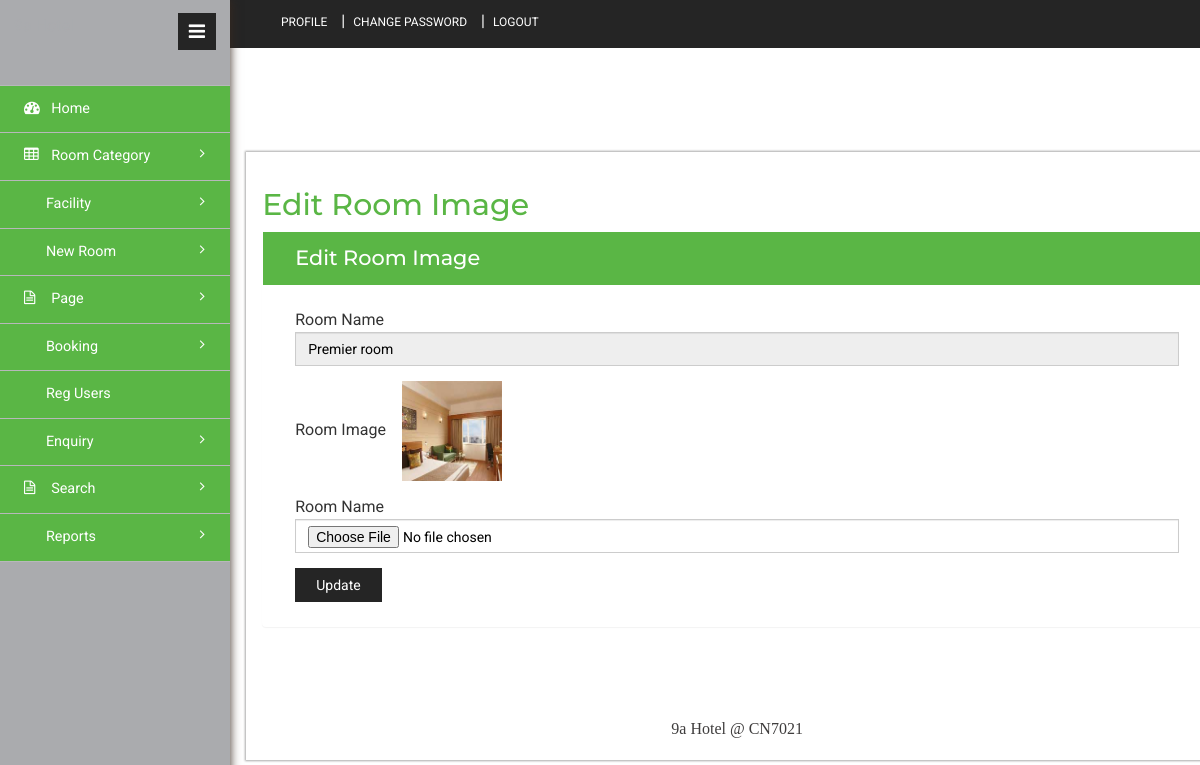
The app's page /admin/changeimage.php?editid=1 (signed in) with its own data.
### tables this page shows
CREATE TABLE `tblroom` (
  `ID` int(10) NOT NULL,
  `RoomType` int(10) DEFAULT NULL,
  `RoomName` varchar(200) DEFAULT NULL,
  `MaxAdult` int(5) DEFAULT NULL,
  `MaxChild` int(5) DEFAULT NULL,
  `RoomDesc` mediumtext DEFAULT NULL,
  `NoofBed` int(5) DEFAULT NULL,
  `Image` varchar(200) DEFAULT NULL,
  `RoomFacility` varchar(200) DEFAULT NULL,
  `CreationDate` timestamp NULL DEFAULT current_timestamp()
);

### admin/changeimage.php (the view, shortened to what this page needs)
<?php
include('includes/dbconnection.php');
if (strlen($_SESSION['hbmsaid']==0)) {
  header('location:logout.php');
  } else{
  ?>
<!DOCTYPE HTML>
<html>
<head>
<link href="css/bootstrap.min.css" rel='stylesheet' type='text/css' />
<link href="css/style.css" rel='stylesheet' type='text/css' />
<link href="css/font-awesome.css" rel="stylesheet">
<link rel="stylesheet" href="css/icon-font.min.css" type='text/css' />
</head>
<body>
   <div class="page-container">
	<div class="left-content">
	   <div class="inner-content">
			<?php include_once('includes/header.php');?>
			<div class="content">
<div class="women_main">
	<div class="grids">
					<div class="progressbar-heading grids-heading">
						<h2>Edit Room Image</h2>
					</div>
					<div class="panel panel-widget forms-panel">
						<div class="forms">
							<div class="form-grids widget-shadow" data-example-id="basic-forms">
								<div class="form-title">
									<h4>Edit Room Image</h4>
								</div>
								<div class="form-body">
									<form method="post" enctype="multipart/form-data">
										<?php
$eid=$_GET['editid'];
$sql="SELECT * from  tblroom where ID=$eid";
$query = $dbh -> prepare($sql);
$query->execute();
$results=$query->fetchAll(PDO::FETCH_OBJ);
$cnt=1;
if($query->rowCount() > 0)
{
foreach($results as $row)
{               ?>
                                                    <div class="form-group"> <label for="exampleInputEmail1">Room Name</label> <input type="text" class="form-control" name="roomname" value="<?php  echo $row->RoomName;?>" readonly='true'> </div>
										<div class="form-group"> <label for="exampleInputEmail1">Room Image</label> &nbsp;&nbsp;
<img src="images/<?php echo $row->Image;?>" width="100" height="100" value="<?php  echo $row->Image;?>">
										 </div>
									  <div class="form-group"> <label for="exampleInputEmail1">Room Name</label> <input type="file" class="form-control" name="image" value="" required='true'> </div>
									<?php $cnt=$cnt+1;}} ?>
									   <button type="submit" class="btn btn-default" name="submit">Update</button> </form>
								</div>
							</div>
						</div>
					</div>
				</div>
<?php include_once('includes/footer.php');?>
</div>
</div>
		</div>
</div>
			<?php include_once('includes/sidebar.php');?>
							</div>
</body>
</html><?php }  ?>

### records on screen
tblroom: roomname "Premier room", Image (picture)
